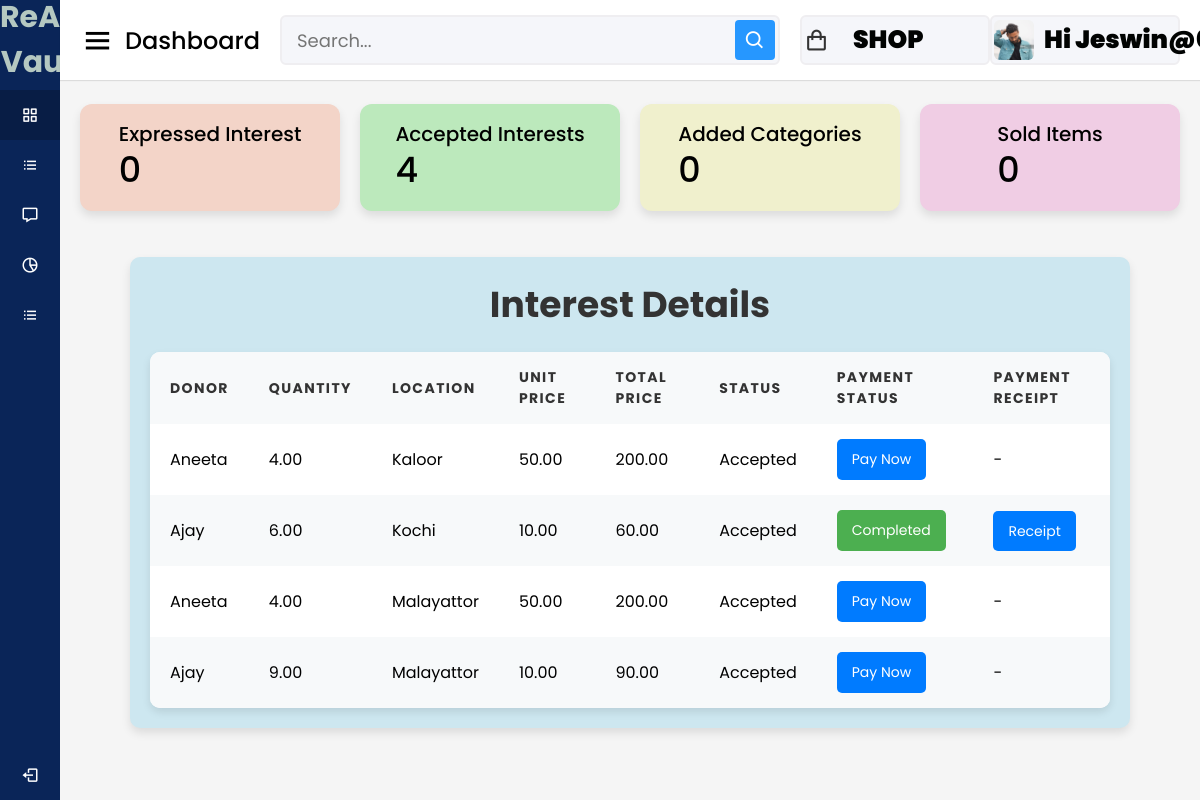
Screenshot of /artist/interest-status/ (signed in) with the database file from the repository.
### accounts/models.py (models this page shows, shortened)
class Artist(models.Model):
    user = models.OneToOneField(User, on_delete = models.CASCADE)
    phone = models.IntegerField(default=99999999)
    profile_pic = models.ImageField(upload_to= 'picture/artist', null=True,default='picture/artist/hi.jpg')
    is_approved = models.BooleanField(default=False)
    mediums = models.ManyToManyField(MediumOfWaste, blank=True)
    certificate=models.FileField(upload_to='certificates/',null= True, blank=True)

class Donors(models.Model):
    user = models.OneToOneField(User, on_delete = models.CASCADE)
    phone = models.IntegerField(default=99999999)
    profile_pic = models.ImageField(upload_to= 'picture/donor', null=True,default='picture/donor/hi.jpg')

### donors/models.py (models this page shows, shortened)
class InterestRequest(models.Model):
    STATUS_CHOICES = [
        ('pending','Pending'),
        ('accepted','Accepted'),
        ('rejected','Rejected'),
    ]
    artist=models.ForeignKey(Artist, on_delete=models.CASCADE)
    donor=models.ForeignKey(Donors, on_delete=models.CASCADE)
    donation=models.ForeignKey(Donation, on_delete=models.CASCADE)
    status=models.CharField(max_length=10,choices=STATUS_CHOICES, default='pending')
    expressed_at=models.DateTimeField(auto_now_add=True)

class Donation(models.Model):
    donor = models.ForeignKey(Donors, on_delete=models.CASCADE)
    medium_of_waste = models.ForeignKey(MediumOfWaste, on_delete=models.CASCADE)
    quantity = models.DecimalField(max_digits=10, decimal_places=2)
    location = models.CharField(max_length=255)
    date_donated = models.DateTimeField(auto_now_add=True)
    STATUS_CHOICES = [
        ('pending','Pending'),
        ('accepted','Accepted'),
        ('rejected','Rejected'),
    ]
    status = models.CharField(max_length=10, choices=STATUS_CHOICES, default='pending')

### adminclick/models.py (models this page shows, shortened)
class MediumOfWaste(models.Model):
    name = models.CharField(max_length=255)
    description = models.TextField(blank=True, null=True)
    rate=models.DecimalField(max_digits=10,decimal_places=2,default=0.00)

### artist/views.py (the view)
# urls.py: path('interest-status/', views.artist_interest_status, name='artist_interest_status'),
@login_required
@never_cache
def artist_interest_status(request):
    artist = request.user.artist
    expressed_interest_count = Interest.objects.filter(artist=artist).count()
    accepted_interest_count = InterestRequest.objects.filter(
        artist=artist,
        status='accepted'
    ).count()
    interests = InterestRequest.objects.filter(artist=artist).select_related('donation', 'donor')
    for interest in interests:
        latest_payment = Payment.objects.filter(interest_request=interest).order_by('-created_at').first()
        if latest_payment:
            interest.payment_status = latest_payment.status
        else:
            interest.payment_status = None
    context = {
        'interests': interests,
        'expressed_interest_count': expressed_interest_count,
        'accepted_interest_count': accepted_interest_count,
        'artist': artist,
        'razorpay_api_key': settings.RAZORPAY_API_KEY,
    }
    return render(request, 'artist/interest_status.html', context)

### cart/context_processors.py (called while the page is built)
def counter(request):
    cart_count=0
    if 'admin' in request.path:
        return{}
    else:
        try:
            cart=Cart.objects.filter(cart_id=_cart_id(request))
            cart_items=CartItem.objects.all().filter(cart=cart[:1])
            for cart_item in cart_items:
                cart_count = cart_item.Quantity
        except CartItem.DoesNotExist:
            cart_count=0
    return dict(cart_count=cart_count)

### cart/views.py (called while the page is built)
def _cart_id(request):
    cart=request.session.session_key
    if not cart:
        cart=request.session.create()
    return cart

### category/context_processors.py (called while the page is built)
def menu_links(request):
    links = Category.objects.all()
    return dict(links=links)

### template/artist/interest_status.html (shortened to what this page needs)
{% load static %}
<!DOCTYPE html>
<html lang="en" dir="ltr">
<head>
  <link rel="stylesheet" href="{% static 'assets/css/styles.css' %}">
  <link href='https://unpkg.com/boxicons@2.0.7/css/boxicons.min.css' rel='stylesheet'>
</head>
<body>
  <div class="sidebar">
    <div class="logo-details">
      <span class="logo_name" style="font-size: 30px; text-align: center; font-weight: 700; color: #b5c8c1;">ReArt Vault</span>
    </div>
    <ul class="nav-links">
        <li>
            <a href="{% url 'artist_dashboard' %}" class="active">
              <i class='bx bx-grid-alt'></i>
              <span class="links_name">Artist Dashboard</span>
            </a>
          </li>
          <li>
            <a href="{% url 'add_mediums' %}">
              <i class='bx bx-list-ul'></i>
              <span class="links_name">Add medium</span>
            </a>
          </li>
          <li>
            <a href="{% url 'notifications' %}">
              <i class='bx bx-message'></i>
              <span class="links_name">Notifications</span>
            </a>
          </li>
          <li>
            <a href="{% url 'view_ratesartist' %}">
              <i class='bx bx-pie-chart-alt-2'></i>
              <span class="links_name">Price Listings</span>
            </a>
          </li>
          <li>
            <a href="{% url 'artist_interest_status' %}">
              <i class='bx bx-list-ul'></i>
              <span class="links_name">Interest Status</span>
            </a>
          </li>
      <li class="log_out">
        <a href="{% url 'userlogout' %}">
          <i class='bx bx-log-out'></i>
          <span class="links_name">Log out</span>
        </a>
      </li>
    </ul>
  </div>
  <section class="home-section">
    <nav>
      <div class="sidebar-button">
        <i class='bx bx-menu sidebarBtn'></i>
        <span class="dashboard">Dashboard</span>
      </div>
      <div class="search-box">
        <input type="text" placeholder="Search...">
        <i class='bx bx-search'></i>
      </div>
      <a href="{% url 'shopdash' %}" style="text-decoration:none;"><div class="profile-details">
        <i class='bx bx-shopping-bag'></i>
        <span class="admin_name" style="font-size: 25px; font-weight: 900; color: #010302;">SHOP</span>
      </div></a>
      <div class="profile-details">
        {% if artist.profile_pic %}
         <img src="{{artist.profile_pic.url}}" alt="">
        {% endif %}
        <span class="admin_name" style="font-size: 25px; font-weight: 900; color: #010302;">Hi {{user.username}}</span>
      </div>
    </nav>
    <div class="home-content">
      <div class="overview-boxes">
        <div class="box" style="background-color:rgb(243, 212, 200);">
          <div class="right-side">
            <div class="box-topic">Expressed Interest</div>
            <div class="number">{{ expressed_interest_count }}</div>
          </div>
        </div>
        <div class="box" style="background-color:rgb(188, 233, 188);">
          <div class="right-side">
            <div class="box-topic">Accepted Interests</div>
            <div class="number">{{ accepted_interest_count }}</div>
          </div>
        </div>
        <div class="box" style="background-color:rgb(240, 240, 205);">
          <div class="right-side">
            <div class="box-topic">Added Categories</div>
            <div class="number"> 0</div>
          </div>
        </div>
        <div class="box" style="background-color:rgb(240, 205, 228);">
          <div class="right-side">
            <div class="box-topic">Sold Items</div>
            <div class="number">0</div>
          </div>
        </div>
      </div>
<div class="sales-boxes">
    <div class="recent-sales box" style="background-color: rgb(205, 231, 240); padding: 20px; border-radius: 10px; width:1000px;">
        <div class="title" style="font-size: 24px; font-weight: bold; margin-bottom: 20px;"> <h1>Interest Details</h1></div>
        <table class="artist-table">
          <thead>
            <tr>
                <th>Donor</th>
                <th>Quantity</th>
                <th>Location</th>
                <th>Unit Price</th>
                <th>Total Price</th>
                <th>Status</th>
                <th>Payment Status</th>
                <th>Payment Receipt</th>
            </tr>
          </thead>
        <tbody>
        {% for interest in interests %}
        <tr data-quantity="{{ interest.donation.quantity }}" data-price="{{ interest.donation.medium_of_waste.rate }}">
            <td>{{ interest.donor.user.username }}</td>
            <td>{{ interest.donation.quantity }}</td>
            <td>{{ interest.donation.location }}</td>
            <td>{{ interest.donation.medium_of_waste.rate }}</td>
            <td><span id="total-price-{{ forloop.counter }}"></span></td>
            <td>{{ interest.get_status_display }}</td>
            <td>
              {% if interest.status == 'accepted' %}
                {% if interest.payment_status == 'completed' %}
                  <a href="#" style="background-color: #4CAF50; color: white; padding: 10px 15px; border: none; border-radius: 5px; text-decoration: none; font-size: 14px; display: inline-block;">Completed</a>
                {% else %}
                  <a href="{% url 'create_payment' interest.id %}" style="background-color: #007BFF; color: white; padding: 10px 15px; border: none; border-radius: 5px; cursor: pointer; font-size: 14px; text-decoration: none; display: inline-block;">Pay Now</a>
                {% endif %}
              {% else %}
                <button style="background-color: #808080; color: white; padding: 10px 15px; border: none; border-radius: 5px; cursor: not-allowed; font-size: 14px;" disabled>N/A</button>
              {% endif %}
            </td>
<td>
  {% if interest.status == 'accepted' and interest.payment_status == 'completed' %}
    <a href="{% url 'view_receipt' interest.id %}" style="background-color: #007BFF; color: white; padding: 10px 15px; border: none; border-radius: 5px; text-decoration: none; font-size: 14px;"> Receipt</a>
  {% else %}
    <span>-</span>
  {% endif %}
</td>
        </tr>
        {% empty %}
        <tr>
            <td colspan="6">No expressed interests found.</td>
        </tr>
        {% endfor %}
    </tbody>
    </table>
    </div>
    </div>
</div>
</body>
</html>

### static/assets/css/styles.css (style rules this page uses)
* { margin: 0; padding: 0; box-sizing: border-box; font-family: 'Poppins', sans-serif; }
.sidebar { position: fixed; height: 100%; width: 240px; background: #0A2558; transition: all 0.5s ease; }
.sidebar .logo-details { height: 80px; display: flex; align-items: center; }
.sidebar .logo-details .logo_name { color: #fff; font-size: 24px; font-weight: 500; }
.sidebar .nav-links { margin-top: 10px; }
.sidebar .nav-links li { position: relative; list-style: none; height: 50px; }
.sidebar .nav-links li a { height: 100%; width: 100%; display: flex; align-items: center; text-decoration: none; transition: all 0.4s ease; }
.sidebar .nav-links li a.active { background: #081D45; }
.sidebar .nav-links li i { min-width: 60px; text-align: center; font-size: 18px; color: #fff; }
.sidebar .nav-links li a .links_name { color: #fff; font-size: 15px; font-weight: 400; white-space: nowrap; }
.sidebar .nav-links .log_out { position: absolute; bottom: 0; width: 100%; }
.home-section { position: relative; background: #f5f5f5; min-height: 100vh; width: calc(100% - 240px); left: 240px; transition: all 0.5s ease; }
.home-section nav { display: flex; justify-content: space-between; height: 80px; background: #fff; display: flex; align-items: center; position: fixed; width: calc(100% - 240px); left: 240px; z-index: 100; padding: 0 20px; box-shadow: 0 1px 1px rgba(0, 0, 0, 0.1); transition: all 0.5s ease; }
.home-section nav .sidebar-button { display: flex; align-items: center; font-size: 24px; font-weight: 500; }
nav .sidebar-button i { font-size: 35px; margin-right: 10px; }
.home-section nav .search-box { position: relative; height: 50px; max-width: 550px; width: 100%; margin: 0 20px; }
nav .search-box input { height: 100%; width: 100%; outline: none; background: #F5F6FA; border: 2px solid #EFEEF1; border-radius: 6px; font-size: 18px; padding: 0 15px; }
nav .search-box .bx-search { position: absolute; height: 40px; width: 40px; background: #2697FF; right: 5px; top: 50%; transform: translateY(-50%); border-radius: 4px; line-height: 40px; text-align: center; color: #fff; font-size: 22px; transition: all 0.4 ease; }
.home-section nav .profile-details { display: flex; align-items: center; background: #F5F6FA; border: 2px solid #EFEEF1; border-radius: 6px; height: 50px; min-width: 190px; padding: 0 15px 0 2px; }
nav .profile-details img { height: 40px; width: 40px; border-radius: 6px; object-fit: cover; }
nav .profile-details .admin_name { font-size: 15px; font-weight: 500; color: #333; margin: 0 10px; white-space: nowrap; }
nav .profile-details i { font-size: 25px; color: #333; }
.home-section .home-content { position: relative; padding-top: 104px; }
.home-content .overview-boxes { display: flex; align-items: center; justify-content: space-between; flex-wrap: wrap; padding: 0 20px; margin-bottom: 26px; }
.overview-boxes .box { display: flex; align-items: center; justify-content: center; width: calc(100% / 4 - 15px); background: #fff; padding: 15px 14px; border-radius: 12px; box-shadow: 0 5px 10px rgba(0,0,0,0.1); }
.overview-boxes .box-topic { font-size: 20px; font-weight: 500; }
.home-content .box .number { display: inline-block; font-size: 35px; margin-top: -6px; font-weight: 500; }
.home-content .sales-boxes { display: flex; justify-content: space-between; }
.home-content .sales-boxes .recent-sales { width: 65%; background: #fff; padding: 20px 30px; margin: 0 20px; border-radius: 12px; box-shadow: 0 5px 10px rgba(0, 0, 0, 0.1); }
.sales-boxes .box .title { font-size: 24px; font-weight: 500; }
@media (max-width: 1240px) { .sidebar { width: 60px; } }
@media (max-width: 1240px) { .home-section { width: calc(100% - 60px); left: 60px; } }
@media (max-width: 1240px) { .home-section nav { width: calc(100% - 60px); left: 60px; } }

### rows the page displays
Artist: profile_pic (picture)
InterestRequest: donor.user.username "Aneeta", donation.quantity "4.00", donation.location "Kaloor", donation.medium_of_waste.rate "50.00", status "Accepted", shows "Pay Now"
InterestRequest: donor.user.username "Ajay", donation.quantity "6.00", donation.location "Kochi", donation.medium_of_waste.rate "10.00", status "Accepted", shows "Completed", shows "Receipt"
InterestRequest: donor.user.username "Aneeta", donation.quantity "4.00", donation.location "Malayattor", donation.medium_of_waste.rate "50.00", status "Accepted", shows "Pay Now"
InterestRequest: donor.user.username "Ajay", donation.quantity "9.00", donation.location "Malayattor", donation.medium_of_waste.rate "10.00", status "Accepted", shows "Pay Now"

### other values shown
{{ expressed_interest_count }} "0"
{{ accepted_interest_count }} "4"
